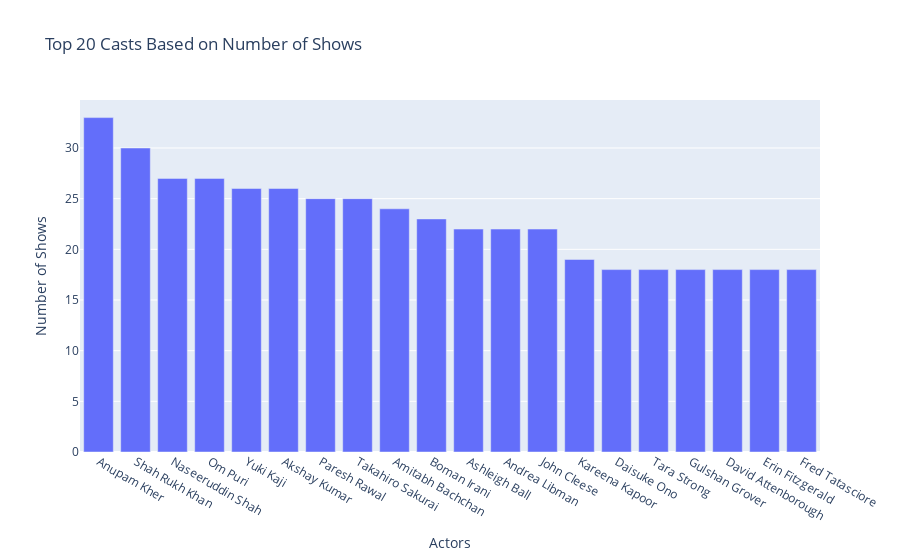

Notebook cell for this chart:
### Code cell
# we split the 'cast' column and create a new DataFrame first.
casts_df = data['cast'].str.split(', ', expand=True).stack().reset_index(level=1, drop=True).reset_index(name='cast')

# Group by cast and count by top 10
top_casts = casts_df['cast'].value_counts().reset_index(name='count').head(20)

# Create a bar chart using Plotly Express
fig = px.bar(top_casts, x='index', y='count',
             labels={'count': 'Number of Shows','index': 'Actors'}, title='Top 20 Casts Based on Number of Shows')

# Show the plot
fig.show()

### Figure 1 — Plotly figure (JSON) as saved in the notebook; plotly's stock layout.template omitted (floating-point values rounded to 4 significant figures)
{"data": [{"alignmentgroup": "True", "hovertemplate": "Actors=%{x}<br>Number of Shows=%{y}<extra></extra>", "legendgroup": "", "marker": {"color": "#636efa", "pattern": {"shape": ""}}, "name": "", "offsetgroup": "", "orientation": "v", "showlegend": false, "textposition": "auto", "type": "bar", "x": ["Anupam Kher", "Shah Rukh Khan", "Naseeruddin Shah", "Om Puri", "Yuki Kaji", "Akshay Kumar", "Paresh Rawal", "Takahiro Sakurai", "Amitabh Bachchan", "Boman Irani", "Ashleigh Ball", "Andrea Libman", "John Cleese", "Kareena Kapoor", "Daisuke Ono", "Tara Strong", "Gulshan Grover", "David Attenborough", "Erin Fitzgerald", "Fred Tatasciore"], "xaxis": "x", "y": [33, 30, 27, 27, 26, 26, 25, 25, 24, 23, 22, 22, 22, 19, 18, 18, 18, 18, 18, 18], "yaxis": "y"}], "layout": {"barmode": "relative", "legend": {"tracegroupgap": 0}, "title": {"text": "Top 20 Casts Based on Number of Shows"}, "xaxis": {"anchor": "y", "domain": [0, 1], "title": {"text": "Actors"}}, "yaxis": {"anchor": "x", "domain": [0, 1], "title": {"text": "Number of Shows"}}}}
